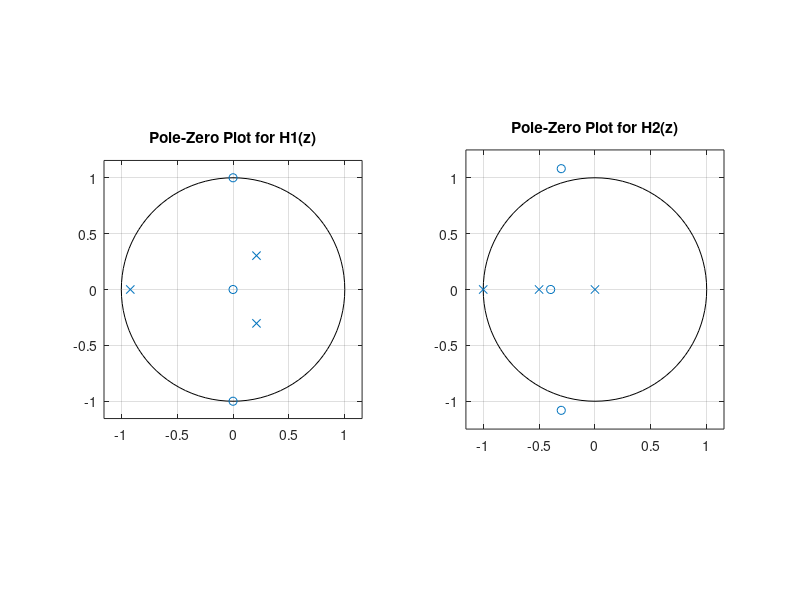

Write the MATLAB code that produced this figure.
% Define the numerator and denominator for H1(z)
num_H1 = [1 0 1];                 % Coefficients for 1 + z^(-2)
den_H1 = [2 1 -0.5 0.25];         % Coefficients for 2 + z^(-1) - 0.5z^(-2) + 0.25z^(-3)

% Define the numerator and denominator for H2(z)
num_H2 = [1 1 (3/2) (1/2)];       % Coefficients for 1 + z^(-1) + (3/2)z^(-2) + (1/2)z^(-3)
den_H2 = [1 (3/2) (1/2)];         % Coefficients for 1 + (3/2)z^(-1) + (1/2)z^(-2)

% Plot pole-zero map for H1(z)
figure;
subplot(1, 2, 1);
zplane(num_H1, den_H1);           % Pole-zero plot for H1(z)
title('Pole-Zero Plot for H1(z)');

% Plot pole-zero map for H2(z)
subplot(1, 2, 2);
zplane(num_H2, den_H2);           % Pole-zero plot for H2(z)
title('Pole-Zero Plot for H2(z)');
